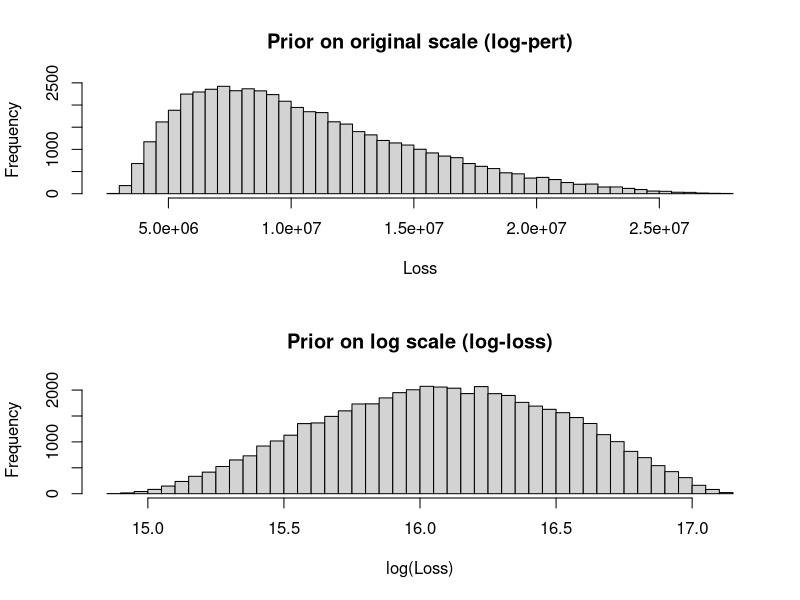
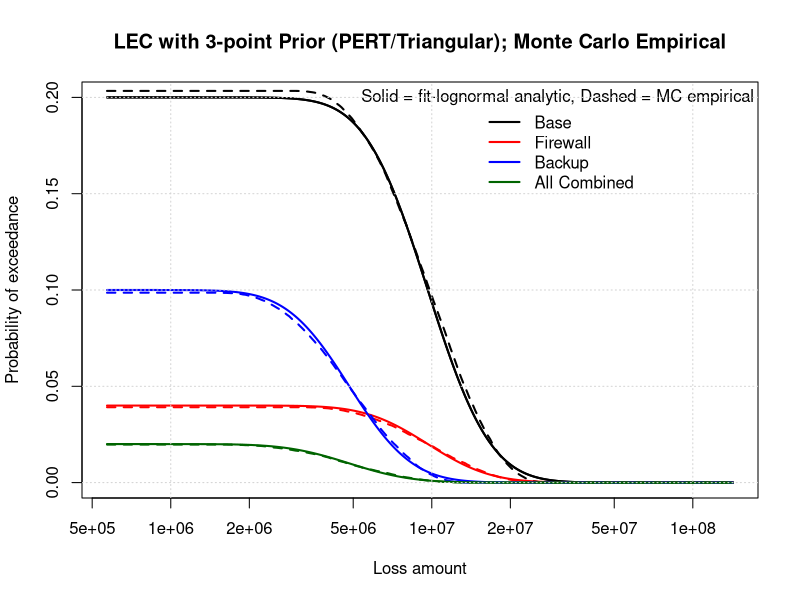

Write R code to recreate these figures, in order.
# Monte Carlo LEC with 3-point expert prior (Triangular or Beta-PERT)
set.seed(42)

# --- User 3-point expert estimates (min, mode, max) ---
min_est <- 2850000      # lower
mode_est <- 10000000     # most likely
max_est <- 28500000      # upper

# Choose distribution type: "pert" or "triangular"
dist_type <- "pert"    # "pert" or "triangular"
use_log <- TRUE        # TRUE = build distribution on log(loss) (recommended)

# --- PERT sampler (modified PERT; lambda = 4 is common) ---
rpert <- function(n, min, mode, max, lambda = 4) {
  if (min == max) return(rep(min, n))
  # parameters for beta: alpha = 1 + lambda * (mode-min)/(max-min), beta = 1 + lambda * (max-mode)/(max-min)
  alpha <- 1 + lambda * (mode - min) / (max - min)
  beta  <- 1 + lambda * (max - mode) / (max - min)
  u <- rbeta(n, alpha, beta)
  min + u * (max - min)
}

# --- Triangular sampler ---
rtriangle <- function(n, min, mode, max) {
  u <- runif(n)
  c1 <- (mode - min) / (max - min)
  out <- ifelse(u < c1,
                min + sqrt(u * (max - min) * (mode - min)),
                max - sqrt((1 - u) * (max - min) * (max - mode)))
  out
}

# --- Sampling function that returns severity draws ---
r_severity <- function(n_draws, min, mode, max, dist_type = "pert", use_log = TRUE) {
  if (use_log) {
    lo <- log(min); mo <- log(mode); hi <- log(max)
    if (dist_type == "pert") {
      samp_log <- rpert(n_draws, lo, mo, hi)
    } else {
      samp_log <- rtriangle(n_draws, lo, mo, hi)
    }
    exp(samp_log)
  } else {
    if (dist_type == "pert") {
      rpert(n_draws, min, mode, max)
    } else {
      rtriangle(n_draws, min, mode, max)
    }
  }
}

# Quick check: visualize the prior vs log-prior
library(graphics)
n_check <- 50000
samp1 <- r_severity(n_check, min_est, mode_est, max_est, dist_type = dist_type, use_log = TRUE)
samp2 <- r_severity(n_check, min_est, mode_est, max_est, dist_type = dist_type, use_log = FALSE)

par(mfrow = c(2,1))
hist(samp1, breaks = 60, main = "Prior on original scale (log-pert)", xlab = "Loss")
hist(log(samp1), breaks = 60, main = "Prior on log scale (log-loss)", xlab = "log(Loss)")
par(mfrow = c(1,1))

# --- Monte Carlo LEC setup (scenarios & mitigants) ---
set.seed(123)
prob_event <- 0.2
n_sim <- 100000

# Example mitigants (same structure as earlier)
mitigants <- data.frame(
  Name = c("Firewall", "Backup"),
  Reduction = c(0.8, 0.5),
  SeverityReduction = c(0.0, 0.5)
)

# Build scenarios: Base, each mitigant individually, All Combined
scenarios <- data.frame(
  Scenario = c("Base", mitigants$Name, "All Combined"),
  Prob = NA,
  SeverityScale = NA
)
scenarios$Prob[1] <- prob_event; scenarios$SeverityScale[1] <- 1
for (i in seq_len(nrow(mitigants))) {
  scenarios$Prob[i+1] <- prob_event * (1 - mitigants$Reduction[i])
  scenarios$SeverityScale[i+1] <- 1 - mitigants$SeverityReduction[i]
}
scenarios$Prob[nrow(scenarios)] <- prob_event * prod(1 - mitigants$Reduction)
scenarios$SeverityScale[nrow(scenarios)] <- prod(1 - mitigants$SeverityReduction)

print(scenarios)

# --- Simulate for each scenario using the prior (triangular/PERT) ---
loss_values <- exp(seq(log(min_est/5), log(max_est*5), length.out = 300))

sim_results <- list()
analytical_curves <- list()
empirical_curves <- list()

for (i in seq_len(nrow(scenarios))) {
  prob <- scenarios$Prob[i]
  sev_scale <- scenarios$SeverityScale[i]
  
  # For severity reduction, scale the sampled draws (multiplicative)
  # We sample severity from the expert prior and then multiply by severity scale:
  severity_draws <- r_severity(n_sim, min_est, mode_est, max_est, dist_type = dist_type, use_log = use_log) * sev_scale
  
  # Whether event occurs this trial
  event_occurs <- rbinom(n_sim, 1, prob)
  total_loss <- event_occurs * severity_draws
  sim_results[[i]] <- total_loss
  
  # Empirical exceedance
  empirical_curves[[i]] <- sapply(loss_values, function(L) mean(total_loss > L))
  
  # Analytical approximation: if we wanted a closed form we'd fit a lognormal to the prior draws:
  # fit lognormal mean/sd from the prior draws (approximate analytic curve for comparison)
  mu_fit <- mean(log(severity_draws[severity_draws>0]))   # careful: severity_draws >0
  sigma_fit <- sd(log(severity_draws[severity_draws>0]))
  analytical_curves[[i]] <- prob * (1 - pnorm((log(loss_values) - mu_fit) / sigma_fit))
}

# --- Plot analytical vs empirical exceedance (solid = analytical approximation, dashed = empirical) ---
cols <- c("black", "red", "blue", "darkgreen", "orange")
plot(loss_values, analytical_curves[[1]], type = "l", log = "x",
     xlab = "Loss amount", ylab = "Probability of exceedance",
     main = "LEC with 3-point Prior (PERT/Triangular); Monte Carlo Empirical",
     lwd = 2, col = cols[1])
for (i in 1:length(analytical_curves)) {
  lines(loss_values, analytical_curves[[i]], col = cols[i], lwd = 2, lty = 1)
  lines(loss_values, empirical_curves[[i]], col = cols[i], lwd = 2, lty = 2)
}
legend("topright", legend = paste0(scenarios$Scenario), col = cols[1:length(analytical_curves)],
       lwd = 2, lty = 1:1, bty = "n", title = "Solid = fit-lognormal analytic, Dashed = MC empirical")
grid()

# --- Show expected losses from sims ---
expected_losses_sim <- sapply(sim_results, mean)
print(data.frame(Scenario = scenarios$Scenario, ExpectedLoss_MC = expected_losses_sim))
